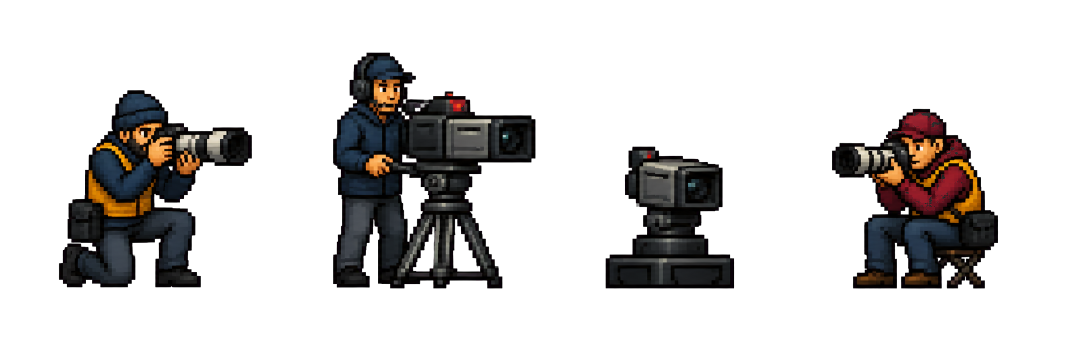
#> input picture assets/source/generated/trackside-media-sheet-v2-alpha.png, 2172 x 724 px (shown at 1/2 size); its folder holds 4 pictures in this run
$ python build_generated_match_sprites.py
#> lines starting #> are read from the running program, lines starting #| are printed output that depends on the picture
#!/usr/bin/env python3
"""Normalize generated matchday art into fixed, bottom-anchored PNG sprites."""

from pathlib import Path

from PIL import Image


ROOT = Path(__file__).resolve().parents[1]
SOURCE = ROOT / "assets" / "source" / "generated"
PUBLIC = ROOT / "public" / "assets"


def keep_largest_component(image):
    """Drop isolated chroma remnants while preserving the main opaque sprite."""
    alpha = image.getchannel("A")
    width, height = image.size
    visible = {(x, y) for y in range(height) for x in range(width) if alpha.getpixel((x, y)) > 24}
    components = []
    while visible:
        seed = visible.pop()
        component = {seed}
        stack = [seed]
        while stack:
            x, y = stack.pop()
            for point in ((x - 1, y), (x + 1, y), (x, y - 1), (x, y + 1)):
                if point in visible:
                    visible.remove(point)
                    component.add(point)
                    stack.append(point)
        components.append(component)
    if not components:
        return image
    keep = max(components, key=len)
    pixels = image.load()
    for y in range(height):
        for x in range(width):
            if (x, y) not in keep:
                pixels[x, y] = (0, 0, 0, 0)
    return image


def extract_slots(source_name, outputs):
#> called with source_name = 'trackside-media-sheet-v2-alpha.png'
    source = Image.open(SOURCE / source_name).convert("RGBA")
#> source is the input picture: PIL image 2172x724 RGBA; mean R, G, B, A 9.2, 7.7, 7, 51.8
    slot_width = source.width / len(outputs)
#> slot_width = 543
    for index, (relative_path, size, padding, clean_islands) in enumerate(outputs):
        left = round(index * slot_width)
        right = round((index + 1) * slot_width)
        slot = source.crop((left, 0, right, source.height))
        if clean_islands:
            slot = keep_largest_component(slot)
        alpha_box = slot.getchannel("A").getbbox()
        if alpha_box is None:
            raise RuntimeError(f"slot {index} in {source_name} has no visible pixels")
        subject = slot.crop(alpha_box)
        target_w, target_h = size
        usable_w = target_w - padding * 2
        usable_h = target_h - padding * 2
        scale = min(usable_w / subject.width, usable_h / subject.height)
        resized = subject.resize(
            (max(1, round(subject.width * scale)), max(1, round(subject.height * scale))),
            Image.Resampling.NEAREST,
        )
        canvas = Image.new("RGBA", size, (0, 0, 0, 0))
        x = (target_w - resized.width) // 2
        y = target_h - padding - resized.height
        canvas.alpha_composite(resized, (x, y))
        destination = PUBLIC / relative_path
        destination.parent.mkdir(parents=True, exist_ok=True)
        canvas.save(destination, optimize=True)
        print(f"wrote {destination.relative_to(ROOT)}")
#> this loop made 4 passes
#> alpha_box on passes 1 to 4: (117, 180, 504, 575), (123, 105, 528, 578), (125, 293, 383, 578), (35, 217, 368, 578)
#> pass 1, in extract_slots, `slot = source.crop((left, 0, right, source.height))`:
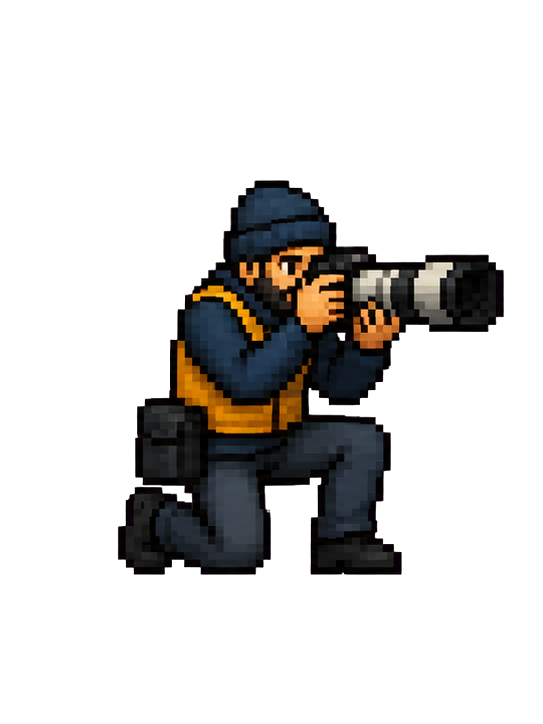
#> slot: PIL image 543x724 RGBA; mean R, G, B, A 10.3, 8.9, 7.5, 53.7; transparent parts drawn white
#> after the loop:
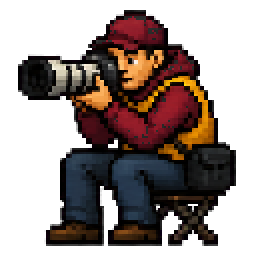
#> canvas: PIL image 128x128 RGBA (shown 2 times larger); mean R, G, B, A 29, 17.4, 13.8, 125.2; transparent parts drawn white


def main():
    extract_slots(
        "trackside-media-sheet-v2-alpha.png",
        [
            ("sprites/trackside-photographer-kneel-v2.png", (128, 128), 5, False),
            ("sprites/trackside-camera-operator-v2.png", (128, 128), 4, False),
            ("sprites/trackside-camera-pedestal-v2.png", (128, 128), 5, False),
            ("sprites/trackside-photographer-seat-v2.png", (128, 128), 5, False),
        ],
    )
    extract_slots(
        "goal-celebration-static-v2-alpha.png",
        [
            ("fx/goal-spark-fountain-static-v2.png", (96, 160), 4, False),
            ("fx/goal-flare-static-v2.png", (112, 160), 4, True),
            ("fx/goal-flags-static-v2.png", (160, 128), 4, False),
        ],
    )
#> call 2 of extract_slots, with source_name = 'goal-celebration-static-v2-alpha.png'
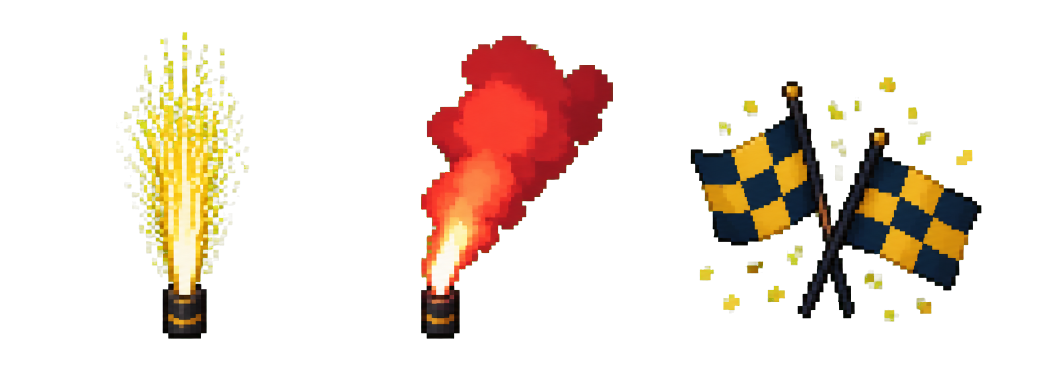
#> input picture assets/source/generated/goal-celebration-static-v2-alpha.png, 2106 x 747 px (shown at 1/2 size)
#> in extract_slots, source is the input picture: PIL image 2106x747 RGBA; mean R, G, B, A 30.9, 18.8, 8.9, 46.6
#> the loop in extract_slots (call 2), `for index, (relative_path, size, padding, clean_islands) in enumerate(..` made 3 passes
#> alpha_box on passes 1 to 3: (232, 63, 500, 678), (140, 71, 524, 678), (0, 154, 559, 644)
#| wrote public/assets/fx/goal-spark-fountain-static-v2.png
#| wrote public/assets/fx/goal-flare-static-v2.png
#| wrote public/assets/fx/goal-flags-static-v2.png
#> pass 1, in extract_slots (call 2), `slot = source.crop((left, 0, right, source.height))`:
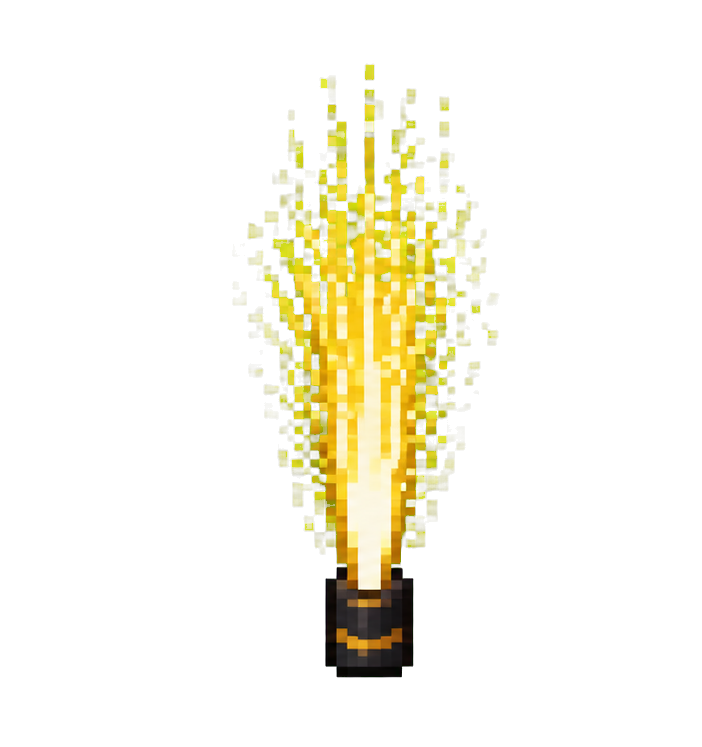
#> slot: PIL image 702x747 RGBA; mean R, G, B, A 26.2, 23.8, 7.9, 27.4; transparent parts drawn white
#> pass 1, in extract_slots (call 2), `resized = subject.resize( (max(1, round(subject.width * scale)), max(1..`:
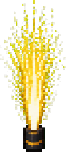
#> resized: PIL image 66x152 RGBA; mean R, G, B, A 82.8, 75.4, 24.8, 87; transparent parts drawn white
#> after the loop in extract_slots (call 2), `for index, (relative_path, size, padding, clean_islands) in enumerate(..`:
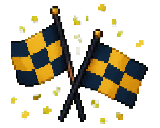
#> canvas: PIL image 160x128 RGBA; mean R, G, B, A 34.2, 29.1, 12.1, 86.6; transparent parts drawn white
#> after the loop in extract_slots (call 2), `for index, (relative_path, size, padding, clean_islands) in enumerate(..`:
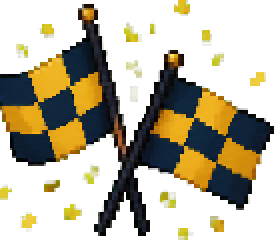
#> resized: PIL image 137x120 RGBA (shown 2 times larger); mean R, G, B, A 42.7, 36.3, 15.1, 107.9; transparent parts drawn white


if __name__ == "__main__":
    main()
